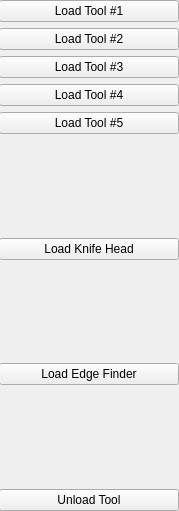
<?xml version="1.0" encoding="UTF-8"?>
<ui version="4.0">
 <class>TOOLCHANGE</class>
 <widget class="QWidget" name="TOOLCHANGE">
  <property name="geometry">
   <rect>
    <x>0</x>
    <y>0</y>
    <width>179</width>
    <height>511</height>
   </rect>
  </property>
  <property name="maximumSize">
   <size>
    <width>179</width>
    <height>511</height>
   </size>
  </property>
  <property name="windowTitle">
   <string>Sidebar User Tab</string>
  </property>
  <property name="sidebar" stdset="0">
   <bool>true</bool>
  </property>
  <widget class="QWidget" name="verticalLayoutWidget">
   <property name="geometry">
    <rect>
     <x>-1</x>
     <y>0</y>
     <width>180</width>
     <height>511</height>
    </rect>
   </property>
   <layout class="QVBoxLayout" name="verticalLayout">
    <item>
     <widget class="MDIButton" name="tool_1">
      <property name="text">
       <string>Load Tool #1</string>
      </property>
      <property name="MDICommand" stdset="0">
       <string>M600T1</string>
      </property>
     </widget>
    </item>
    <item>
     <widget class="MDIButton" name="tool_2">
      <property name="text">
       <string>Load Tool #2</string>
      </property>
      <property name="MDICommand" stdset="0">
       <string>M600T2</string>
      </property>
     </widget>
    </item>
    <item>
     <widget class="MDIButton" name="tool_3">
      <property name="text">
       <string>Load Tool #3</string>
      </property>
      <property name="MDICommand" stdset="0">
       <string>M600T3</string>
      </property>
     </widget>
    </item>
    <item>
     <widget class="MDIButton" name="tool_4">
      <property name="text">
       <string>Load Tool #4</string>
      </property>
      <property name="MDICommand" stdset="0">
       <string>M600T4</string>
      </property>
     </widget>
    </item>
    <item>
     <widget class="MDIButton" name="tool_5">
      <property name="text">
       <string>Load Tool #5</string>
      </property>
      <property name="MDICommand" stdset="0">
       <string>M600T5</string>
      </property>
     </widget>
    </item>
    <item>
     <spacer name="verticalSpacer">
      <property name="orientation">
       <enum>Qt::Vertical</enum>
      </property>
      <property name="sizeHint" stdset="0">
       <size>
        <width>20</width>
        <height>40</height>
       </size>
      </property>
     </spacer>
    </item>
    <item>
     <widget class="MDIButton" name="tool_888">
      <property name="text">
       <string>Load Knife Head</string>
      </property>
      <property name="MDICommand" stdset="0">
       <string>M600T888</string>
      </property>
     </widget>
    </item>
    <item>
     <spacer name="verticalSpacer_2">
      <property name="orientation">
       <enum>Qt::Vertical</enum>
      </property>
      <property name="sizeHint" stdset="0">
       <size>
        <width>20</width>
        <height>40</height>
       </size>
      </property>
     </spacer>
    </item>
    <item>
     <widget class="MDIButton" name="tool_999">
      <property name="text">
       <string>Load Edge Finder</string>
      </property>
      <property name="MDICommand" stdset="0">
       <string>M600T999</string>
      </property>
     </widget>
    </item>
    <item>
     <spacer name="verticalSpacer_3">
      <property name="orientation">
       <enum>Qt::Vertical</enum>
      </property>
      <property name="sizeHint" stdset="0">
       <size>
        <width>20</width>
        <height>40</height>
       </size>
      </property>
     </spacer>
    </item>
    <item>
     <widget class="SubCallButton" name="unload_tool">
      <property name="text">
       <string>Unload Tool</string>
      </property>
      <property name="rules" stdset="0">
       <string>[]</string>
      </property>
      <property name="filename" stdset="0">
       <string>unload_tool.ngc</string>
      </property>
     </widget>
    </item>
   </layout>
  </widget>
 </widget>
 <customwidgets>
  <customwidget>
   <class>SubCallButton</class>
   <extends>QPushButton</extends>
   <header>qtpyvcp.widgets.button_widgets.subcall_button</header>
  </customwidget>
  <customwidget>
   <class>MDIButton</class>
   <extends>QPushButton</extends>
   <header>qtpyvcp.widgets.button_widgets.mdi_button</header>
  </customwidget>
 </customwidgets>
 <resources/>
 <connections/>
</ui>
